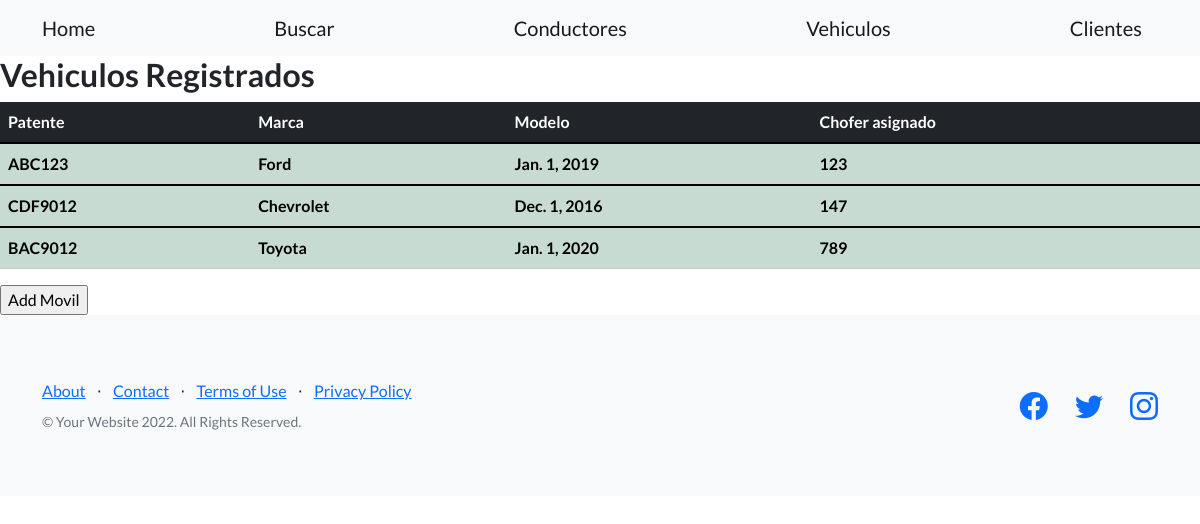
Screenshot of /app_tutaxi/vermovil/ with the database file from the repository.
### app_tutaxi/models.py (models this page shows)
class Movil(models.Model):
    patente=models.CharField(max_length=40)
    marca=models.CharField(max_length=40)
    modelo=models.DateField()
    chofer_asignado=models.IntegerField()

### app_tutaxi/views.py (the view)
# urls.py: path('vermovil/',views.ver_movil, name='ver_movil' ),
def ver_movil(request):
    moviles=Movil.objects.all()
    dicc={"movil":moviles}
    return render(request,'ver_movil.html', dicc)

### app_tutaxi/templates/ver_movil.html
{%extends 'padre.html'%}
{%block bloque1%}
<main>
    <h2>Vehiculos Registrados</h2>
    {%if movil%}
        <table class="table table-success table-striped">
            <thead class="table table-dark table-striped">
                <tr>
                    <th> Patente</th>
                    <th> Marca</th>
                    <th> Modelo</th>
                    <th> Chofer asignado</th>
                </tr>
            </thead>
            {%for i in movil%}
                <tbody>
                    <tr>
                        <th> {{i.patente}} </th>
                        <th>  {{i.marca }} </th>
                        <th>  {{i.modelo }} </th>
                        <th>  {{i.chofer_asignado}} </th>
                    </tr>
                </tbody>
            {%endfor%}
        </table>
    {%endif%}
    <form action="{% url 'cargar_movil' %}" >
        <input type="submit" value="Add Movil">
    </form>
</main>
{%endblock%}

### rows the page displays
Movil: patente "ABC123", marca "Ford", modelo "Jan. 1, 2019", chofer_asignado "123"
Movil: patente "CDF9012", marca "Chevrolet", modelo "Dec. 1, 2016", chofer_asignado "147"
Movil: patente "BAC9012", marca "Toyota", modelo "Jan. 1, 2020", chofer_asignado "789"
